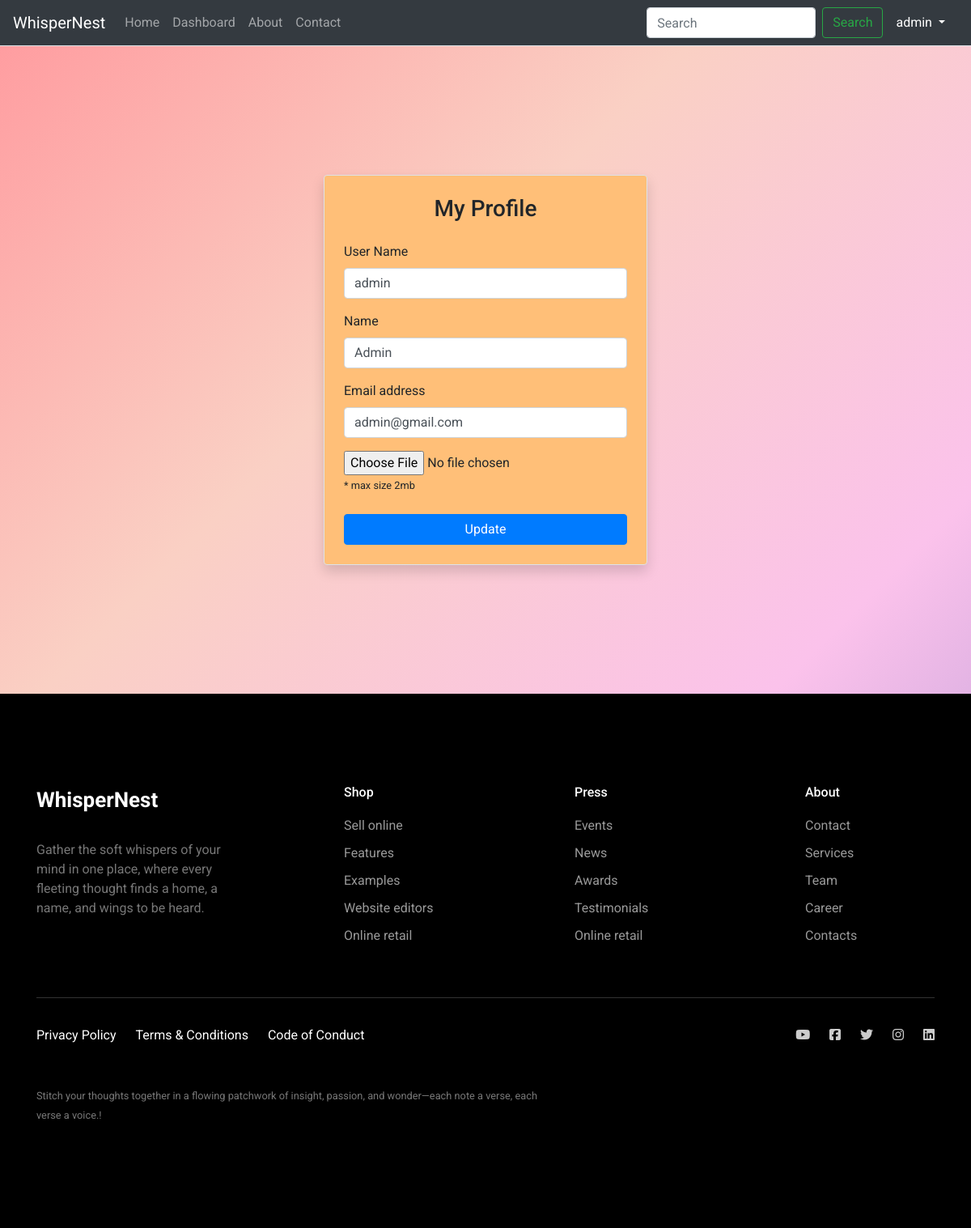
The app's page /profile (signed in) with its own data.
### app/models.py (models this page shows)
class User(db.Model, UserMixin):
    id = db.Column(db.Integer, primary_key=True)
    username = db.Column(db.String(150), unique=True, nullable=False)
    name = db.Column(db.String(200), unique=True, nullable=False)
    email = db.Column(db.String(150), unique=True, nullable=False)
    image_file = db.Column(db.String(120), nullable=True)
    password = db.Column(db.String(256), nullable=False)

### app/routes.py (the view)
@main.route('/profile')
@login_required
def my_profile():
    user = current_user
    return render_template('profile.html',user=user)

### app/__init__.py (called while the page is built)
def create_app():
    app = Flask(__name__)
    app.config.from_object(Config)
    db.init_app(app)
    migrate = Migrate(app, db)
    login_manager.init_app(app)
    from .models import User  # <-- required here too
    @login_manager.user_loader
    def load_user(user_id):
        return User.query.get(int(user_id))
    from .routes import main
    app.register_blueprint(main)
    return app

### app/templates/profile.html (shortened to what this page needs)
{% extends 'base.html' %}
{% block content %}
<div class="container min-vh-100 d-flex justify-content-center align-items-center">
    <form class="border rounded p-4 shadow" style="width: 400px; background:#FFBF78" method="POST" enctype="multipart/form-data">
        <h3 class="text-center mb-4">My Profile</h3>
        <div class="mb-3">
            <label for="username" class="form-label">User Name</label>
            <input type="text" class="form-control" value="{{user.username}}" name="username" id="username" required>
        </div>
        <div class="mb-3">
            <label for="name" class="form-label">Name</label>
            <input type="text" class="form-control" value="{{user.name}}" name="name" id="name" required>
        </div>
        <div class="mb-3">
            <label for="email" class="form-label">Email address</label>
            <input type="email" class="form-control" value="{{user.email}}" name="email" id="email" aria-describedby="emailHelp" required>
        </div>
        <div class="mb-3">
            <input type="file" id="image" name="image"><br>
            <label for="image"><small>* max size 2mb</small></label>
        </div>
        <button type="submit" class="btn btn-primary w-100">Update</button>
    </form>
</div>
{% endblock %}

### app/templates/header.html (shortened to what this page needs)
<nav class="navbar navbar-expand-lg navbar bg-dark border-bottom border-body" data-bs-theme="dark">
    <div class="container-fluid">
        <a class="navbar-brand" href="{{ url_for('main.home') }}">WhisperNest</a>
        <div class="collapse navbar-collapse" id="navbarSupportedContent">
            <ul class="navbar-nav me-auto mb-2 mb-lg-0">
                <li class="nav-item">
                    <a class="nav-link {% if request.endpoint == 'main.home' %}active{% endif %}" aria-current="page" href="{{ url_for('main.home') }}">Home</a>
                </li>
                <li class="nav-item">
                    <a class="nav-link {% if request.endpoint == 'main.dashboard' %}active{% endif %}" href="{{ url_for('main.dashboard') }}">Dashboard</a>
                </li>
                <li class="nav-item">
                    <a class="nav-link {% if request.endpoint == 'main.about' %}active{% endif %}" href="#">About</a>
                </li>
                <li class="nav-item">
                    <a class="nav-link {% if request.endpoint == 'main.contact' %}active{% endif %}" href="{{ url_for('main.contact') }}">Contact</a>
                </li>
            </ul>
            <form class="d-flex" role="search">
                <input class="form-control me-2" type="search" placeholder="Search" aria-label="Search"/>
                <button class="btn btn-outline-success" type="submit">Search</button>
            </form>
            {% if current_user.is_authenticated %}
            <div class="nav-item dropdown">
                <a class="nav-link dropdown-toggle text-white" href="#" role="button" data-bs-toggle="dropdown"
                   aria-expanded="false">
                    {{current_user.username}}
                </a>
            </div>
            {% endif %}
        </div>
    </div>
</nav>

### app/static/css/style.css (style rules this page uses)
.container-fluid { padding-left: 0 !important; padding-right: 0 !important; }
body { margin: 0; }
body { margin: 0; display: flex; min-height: 100vh; overflow-x: hidden; }

### app/static/css/contact.css (style rules this page uses)
* { box-sizing: border-box; }
ul { list-style: none; padding: 0; }

### app/static/css/footer.css (style rules this page uses)
body { font-family: "Roboto", -apple-system, BlinkMacSystemFont, "Segoe UI", Roboto, "Helvetica Neue", Arial, "Noto Sans", sans-serif, "Apple Color Emoji", "Segoe UI Emoji", "Segoe UI Symbol", "Noto Color Emoji"; }
h1, h2, h3, h4, h5, h6, .h1, .h2, .h3, .h4, .h5, .h6 { font-family: "Roboto", -apple-system, BlinkMacSystemFont, "Segoe UI", Roboto, "Helvetica Neue", Arial, "Noto Sans", sans-serif, "Apple Color Emoji", "Segoe UI Emoji", "Segoe UI Symbol", "Noto Color Emoji"; }
a { -webkit-transition: .3s all ease; -o-transition: .3s all ease; transition: .3s all ease; }
a, a:hover { text-decoration: none !important; }

### records on screen
User: username "admin", name "Admin", email "admin@gmail.com"
